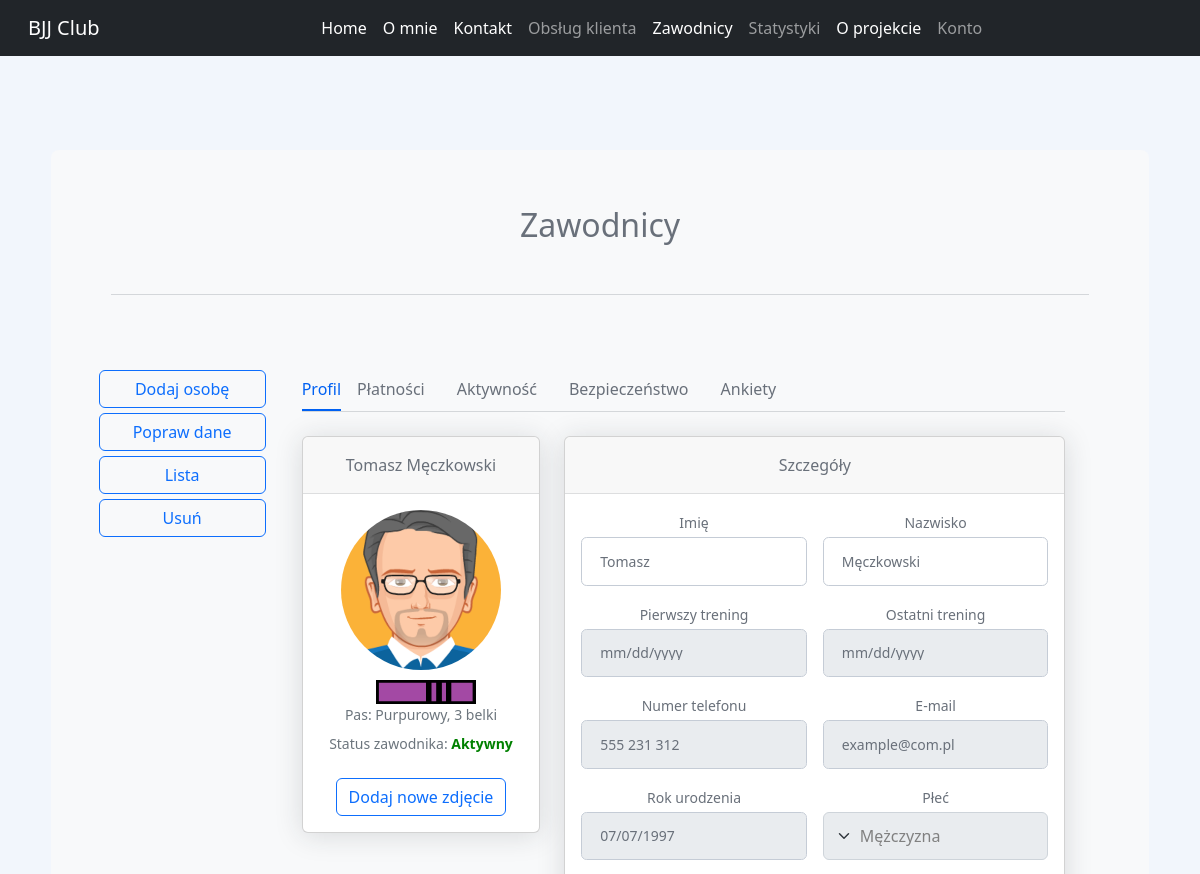
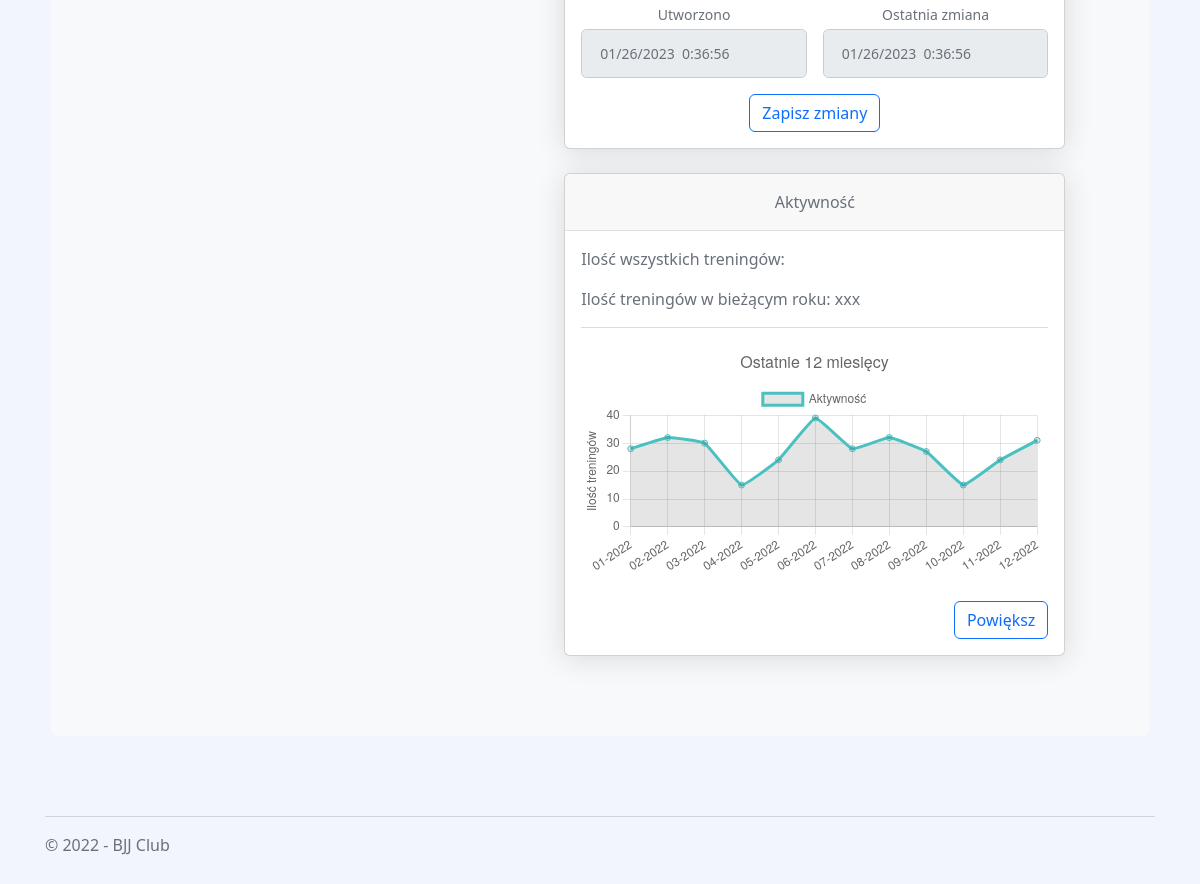
Screenshot of /zawodnicy/profil/1 with the database file from the repository (2 pictures, top to bottom).
### players/models.py (models this page shows, shortened)
class Player(models.Model):
    class Belts(models.TextChoices):
        WHITE = "Biały", "Biały"
        BLUE = "Niebieski", "Niebieski"
        PURPLE = "Purpurowy", "Purpurowy"
        BROWN = "Brązowy", "Brązowy"
        BLACK = "Czarny", "Czarny"
    class Stripes(models.TextChoices):
        ZERO = "0", "0"
        ONE = "1", "1"
        TWO = "2", "2"
        THREE = "3", "3"
        FOUR = "4", "4"
    first_name = models.CharField(max_length=100)
    last_name = models.CharField(max_length=100)
    belt = models.CharField(max_length=30, choices=Belts.choices, default=Belts.WHITE)
    stripe = models.CharField(max_length=1, choices=Stripes.choices, default=Stripes.ZERO)
    class Meta:
        ordering = ['id']

class PersonalInfo(models.Model):
    class Gender(models.TextChoices):
        Male = "Mężczyzna", "Mężczyzna"
        Female = "Kobieta", "Kobieta"
    user = models.OneToOneField(Player, on_delete=models.CASCADE, primary_key=True)
    gender = models.CharField(max_length=10, choices=Gender.choices, default=Gender.Male, blank=True)
    birth_date = models.DateField(blank=True, null=True)
    first_training = models.DateField(blank=True, null=True)
    last_training = models.DateField(blank=True, null=True)
    created = models.DateTimeField(auto_now_add=True)
    modified = models.DateTimeField(auto_now=True)
    email = models.EmailField(null=True, blank=True)
    phone_number = models.CharField(max_length=20, blank=True)

### players/views.py (the view, shortened to what this page needs)
# urls.py: path("profil/<int:player_id>", player_profile, name="player_profile"),
def player_profile(request, player_id):
    player = Player.objects.get(pk=player_id)
    context = {"player": player}
    return render(request, "player_profile.html", context)

### players/templatetags/extras.py (called while the page is built)
@register.simple_tag
def belt_png(belt, stripe):
    belts = {"Biały": 1,
             "Niebieski": 2,
             "Purpurowy": 3,
             "Brązowy": 4,
             "Czarny": 5}
    belt_index = belts[belt]
    result = f"/static/images/belts/{belt_index}.{stripe}.{belt}.png"
    return result

@register.simple_tag
def email_display(user_id):
    player = Player.objects.get(pk=user_id)
    email = player.personalinfo.email
    if email:
        return email
    else:
        return "Brak"

### players/templates/player_profile.html (shortened to what this page needs)
{% extends "inner_layout.html" %}
{% block body %}
{% load extras %}
{% load static %}
<link rel="stylesheet" type="text/css" href="{% static 'css/players/player_profile.css' %}" />
<div class="container-xl px-4 mt-4">
    <nav class="nav nav-borders">
        <a class="nav-link active ms-0" href="{% url 'players:player_profile' player.id %}">Profil</a>
        <a class="nav-link" href="{% url 'players:player_profile_biling' player.id %}">Płatności</a>
        <a class="nav-link" href="{% url 'players:player_profile_activity' player.id %}">Aktywność</a>
        <a class="nav-link" href="https://www.bootdey.com/snippets/view/bs5-profile-security-page">Bezpieczeństwo</a>
        <a class="nav-link" href="#"  target="__blank">Ankiety</a>
    </nav>
    <hr class="mt-0 mb-4">
    <div class="row">
        <div class="col-xl-4">
            <div class="card mb-4 mb-xl-0">
                <div class="card-header">{{player.first_name}} {{player.last_name}}</div>
                <div class="card-body text-center">
                    {% if player.personalinfo.gender == 'Mężczyzna'%}
                    <img class="img-account-profile rounded-circle mb-2" src="{% static 'images/players/profile_photo/male.png' %}" alt="">
                    {% else %}
                    <img class="img-account-profile rounded-circle mb-2" src="{% static 'images/players/profile_photo/female.png' %}" alt="">
                    {% endif %}
                    <img src= "{% belt_png player.belt player.stripe %}" alt='' style="width: 100px; margin-left: 10px;"/>
                    <div class="small font-italic text-muted mb-2">Pas: {{player.belt}}, {{player.stripe}} belki</div>
                    <div class="small font-italic text-muted mb-4">Status zawodnika:
                        {% if player.membershipfee.active %}
                            <b style="color: green">Aktywny</b>
                        {% else %}
                            <b style="color: red">Nieaktywny</b>
                        {% endif %}
                    </div>
                    <button class="btn btn-outline-primary" type="button">Dodaj nowe zdjęcie</button>
                </div>
            </div>
        </div>
        <div class="col-xl-8">
            <div class="card mb-4">
                <div class="card-header">Szczegóły</div>
                <div class="card-body">
                    <form method="post">
                        <div class="row gx-3 mb-3">
                            <div class="col-md-6">
                                <label class="small mb-1" for="first_name">Imię</label>
                                <input class="form-control" id="first_name" name="first_name" type="text" placeholder="Enter your first name" value="{{player.first_name}}">
                            </div>
                            <div class="col-md-6">
                                <label class="small mb-1" for="last_name">Nazwisko</label>
                                <input class="form-control" id="last_name" name="last_name" type="text" placeholder="Enter your last name" value="{{ player.last_name }}">
                            </div>
                        </div>
                        <div class="row gx-3 mb-3">
                            <div class="col-md-6">
                                <label class="small mb-1" for="inputFirstVisit">Pierwszy trening</label>
                                <input class="form-control" id="inputFirstVisit" type="date" placeholder="Enter your first training" value="{{ player.personalinfo.first_training | date:'Y-m-d' }}" disabled readonly>
                            </div>
                            <div class="col-md-6">
                                <label class="small mb-1" for="inputLastVisit">Ostatni trening</label>
                                <input class="form-control" id="inputLastVisit" type="date" placeholder="Enter your last training" value="{{ player.personalinfo.last_training | date:'Y-m-d' }}" disabled readonly>
                            </div>
                        </div>
                        <div class="row gx-3 mb-3">
                            <div class="col-md-6">
                                <label class="small mb-1" for="phone_number">Numer telefonu</label>
                                <input class="form-control" id="phone_number" type="tel" placeholder="Brak" value="{{ player.personalinfo.phone_number }}" disabled readonly>
                            </div>
                            <div class="col-md-6">
                                <label class="small mb-1" for="e_mail">E-mail</label>
                                <input class="form-control" id="e_mail" type="email" name="e_mail" placeholder="Brak" value="{% email_display player.id %}" disabled readonly>
                            </div>
                        </div>
                        <div class="row gx-3 mb-3">
                            <div class="col-md-6">
                                <label class="small mb-1" for="birth_day">Rok urodzenia</label>
                                <input class="form-control" id="birth_day" type="date" value="{{ player.personalinfo.birth_date | date:'Y-m-d' }}" disabled readonly>
                            </div>
                            <div class="col-md-6">
                                <label class="small mb-1" for="gender">Płeć</label>
                                <select class="form-select" id="gender" name="gender" aria-label="Płeć" style="height: 48px; color: grey" disabled readonly>
                                    {% if player.personalinfo.gender == "Mężczyzna" %}
                                        <option selected>Mężczyzna</option>
                                    {% else %}
                                        <option selected>Kobieta</option>
                                        <option value="Mężczyzna">Mężczyzna</option>
                                    {% endif %}
                                </select>
                            </div>
                        </div>
                        <div class="row gx-3 mb-3">
                            <div class="col-md-6">
                                <label class="small mb-1" for="inputCreated">Utworzono</label>
                                <input class="form-control" id="inputCreated" type="text" placeholder=""
                                       value="{{player.personalinfo.created | date:'m/d/Y  G:i:s'}}" disabled readonly>
                            </div>
                            <div class="col-md-6">
                                <label class="small mb-1" for="inputLastChange">Ostatnia zmiana</label>
                                <input class="form-control" id="inputLastChange" type="text" placeholder=""
                                       value="{{player.personalinfo.modified | date:'m/d/Y  G:i:s'}}" disabled readonly>
                            </div>
                        </div>
                        <button class="btn btn-outline-primary" type="submit">Zapisz zmiany</button>
                    </form>
                </div>
            </div>
        </div>
    </div>
    <div class="row">
        <div class="col-xl-4">
        </div>
        <div class="col-xl-8">
            <div class="card mb-4">
            <div class="card-header">Aktywność</div>
            <div class="card-body text-end">
                <p>Ilość wszystkich treningów: {{ player.total_entries }}</p>
                <p>Ilość treningów w bieżącym roku: xxx</p>
                <hr>
                <canvas id="lineChart-user-001" style="aspect-ratio: 1/2">
                <script type="module">
                    import { wykres } from "/static/scripts/charts/player_activity_chart.js";
                    let chart_id = "lineChart-user-001";
                    let labels = ["01-2022", "02-2022", "03-2022", "04-2022", "05-2022", "06-2022", "07-2022", "08-2022", "09-2022", "10-2022", "11-2022", "12-2022"];
                    let dane = [28, 32, 30, 15, 24, 39, 28, 32, 27, 15, 24, 31];
                    let title = "Ostatnie 12 miesięcy";
                    wykres(chart_id, labels, dane, title);
                </script>
                </canvas>
                <br>
                <div class="card-text text-start">
                <button class="btn btn-outline-primary" type="button" data-bs-toggle="modal" data-bs-target="#Wykres_001_Modal">Powiększ</button>
                </div>
                                    <script type="module">
                                        import { wykres } from "/static/scripts/charts/player_activity_chart.js";
                                        let chart_id = "lineChart-user-001-modal";
                                        let labels = ["01-2022", "02-2022", "03-2022", "04-2022", "05-2022", "06-2022", "07-2022", "08-2022", "09-2022", "10-2022", "11-2022", "12-2022"];
                                        let dane = [28, 32, 30, 15, 24, 39, 28, 32, 27, 15, 24, 31];
                                        let title = "Użytkownik nr {{ player.id }}";
                                        wykres(chart_id, labels, dane, title);
                                    </script>
            </div>
            </div>
        </div>
    </div>
</div>
{% endblock %}

### main/static/css/site.css (style rules this page uses)
body { padding-top: 50px; padding-bottom: 20px; }
input, select, textarea { max-width: 280px; }

### main/static/css/players/player_profile.css (style rules this page uses)
body { margin-top:20px; background-color:#f2f6fc; color:#69707a; }
.img-account-profile { height: 10rem; }
.rounded-circle { border-radius: 50% !important; }
.card { box-shadow: 0 0.15rem 1.75rem 0 rgb(33 40 50 / 15%); }
.card .card-header { font-weight: 500; }
.card-header:first-child { border-radius: 0.35rem 0.35rem 0 0; }
.card-header { padding: 1rem 1.35rem; margin-bottom: 0; background-color: rgba(33, 40, 50, 0.03); border-bottom: 1px solid rgba(33, 40, 50, 0.125); }
.form-control, .dataTable-input { display: block; width: 100%; padding: 0.875rem 1.125rem; font-size: 0.875rem; font-weight: 400; line-height: 1; color: #69707a; background-color: #fff; background-clip: padding-box; border: 1px solid #c5ccd6; -webkit-appearance: none; -moz-appearance: none; appearance: none; border-radius: 0.35rem; transition: border-color 0.15s ease-in-out, box-shadow 0.15s ease-in-out; }
.nav-borders .nav-link.active { color: #0061f2; border-bottom-color: #0061f2; }
.nav-borders .nav-link { color: #69707a; border-bottom-width: 0.125rem; border-bottom-style: solid; border-bottom-color: transparent; padding-top: 0.5rem; padding-bottom: 0.5rem; padding-left: 0; padding-right: 0; margin-left: 1rem; margin-right: 1rem; }

### rows the page displays
Player: first_name "Tomasz", last_name "Męczkowski", belt+stripe (picture), belt "Purpurowy", stripe "3", personalinfo.phone_number "555 231 312", e_mail "example@com.pl", personalinfo.birth_date "07/07/1997", gender "Mężczyzna", personalinfo.created "01/26/2023 0:36:56", personalinfo.modified "01/26/2023 0:36:56"
